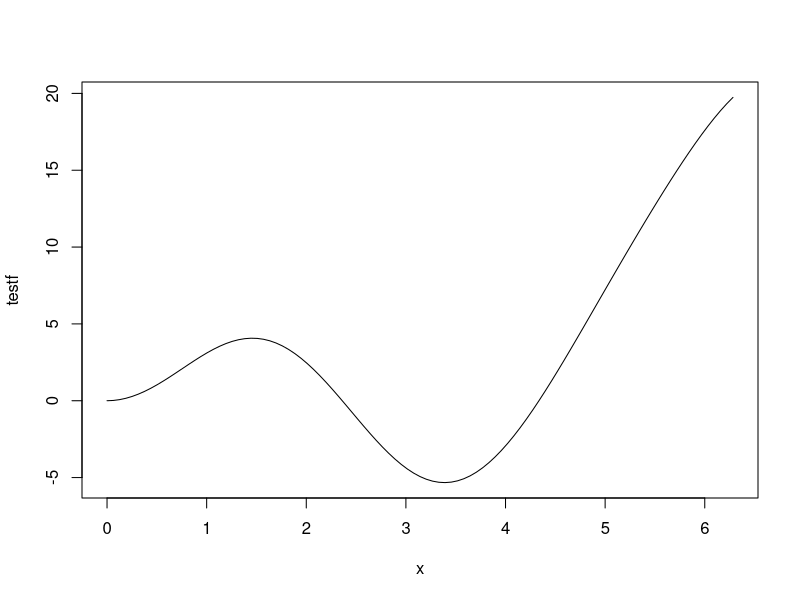

The R script that drew this image:
######################################################################
#  
######################################################################

testf <- function(x) 4*sin(x)^2 + 0.5 * x^2 * cos(x)

plot(testf, from = 0, to = 2*pi)

# closed form solution

anti1 <- function(x) 4 * (0.5*x - sin(2*x)/4)
anti2 <- function(x) 0.5 * (x^2 * sin(x) + 2*x * cos(x) - 2*sin(x))

valstar <- anti1(2*pi)- anti1(0) + anti2(2*pi) - anti2(0)

# R numerical integration routine

integrate(testf, 0, 2 * pi)

######################################################################

######################################################################
# Newton Cotes formulas
######################################################################

######################################################################
# Riemann -- integrate using the riemann integral
#
# Params:
#  f - a function taking one parameter, i.e. of type f(x)
#  a - lower limit
#  b - upper limit
#  n - number of intervals to use (i.e. n+1 points are used)
#  ... - extra arguments for f
######################################################################

riemann <- function(f,a,b,m, type = c("left", "right", "mid"), ...) {
  #Width of each interval
  h    <- (b-a)/m
  #Define the grid 
  x <- seq(a,b,by=h)
  #Function values
  type <- match.arg(type)   
  # left -- left endpoints, right -- right end points, mid -- midpoint  
  fval <- switch(type, left = f(x[-(m+1)], ...),
                 right = f(x[-1], ...),
                 mid = f((x[1:(m-1)] + x[2:m])/2, ...))
    
  sum(fval * h)
 
 
}


######################################################################
# Trapezoidal -- integrate using the trapezoidal rule
#                     \int_a^b f(x) dx
# Params:
#  f - a function taking one parameter, i.e. of type f(x)
#  a - lower limit
#  b - upper limit
#  n - number of intervals to use (i.e. n+1 points are used)
#  ... - extra arguments for f
######################################################################

trapezoidal <- function(f,a,b,n,...) {
  #Width of each interval
  h    <- (b-a)/n
  #Define the grid 
  x <- seq(a,b,by=h)
  #Function values
  fval <- f(x,...)
  #Trapezoidal rule
  sum(1/2*h*fval[c(1,n+1)],h*fval[2:n])
}


######################################################################
# Integrate using Simpon's rule, i.e. approximate \int_a^b f(x) dx
#
# Params:
#  f - a function taking one parameter, i.e. of type f(x)
#  a - lower limit
#  b - upper limit
#  n - number of intervals to use (has to be even!!)
#  ... - extra arguments for f
######################################################################

simpson <- function(f,a,b,n,...) {
  #Check that n is even
  if ( n %% 2 != 0) { return("Error: n is not even!")}
  
  #Width of each interval
  h    <- (b-a)/n
  #Define the grid 
  x <- seq(a,b,by=h)
  #Function values
  fval <- f(x,...)

  #Indices to take
  i <- 1:(n/2)
  #Simpon's rule
  h/3 * sum(c(fval[2*i-2+1],4*fval[2*i-1+1],fval[2*i+1]))
}




######################################################################
#
# Benchmarking
#
######################################################################

abs( riemann(testf,a=0,b=2 * pi,m=100, "left") - valstar)
abs( riemann(testf,a=0,b=2 * pi,m=100, "right") - valstar)
abs( riemann(testf,a=0,b=2 * pi,m=100, "mid") - valstar)

abs( riemann(testf,a=0,b=2 * pi,m=1000, "left") - valstar)
abs( riemann(testf,a=0,b=2 * pi,m=1000, "right") - valstar)
abs( riemann(testf,a=0,b=2 * pi,m=1000, "mid") - valstar)


abs(trapezoidal(testf,a=0,b=2*pi,n=100) - valstar)
abs(trapezoidal(testf,a=0,b=2*pi,n=1000) - valstar)

abs(simpson(testf,a=0,b=2*pi,n=100) - valstar)
abs(simpson(testf,a=0,b=2*pi,n=1000) - valstar)
